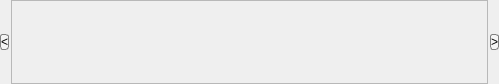
<?xml version="1.0" encoding="UTF-8"?>
<ui version="4.0">
 <class>DeBottomMenuWidget</class>
 <widget class="QWidget" name="DeBottomMenuWidget">
  <property name="geometry">
   <rect>
    <x>0</x>
    <y>0</y>
    <width>499</width>
    <height>84</height>
   </rect>
  </property>
  <property name="minimumSize">
   <size>
    <width>0</width>
    <height>0</height>
   </size>
  </property>
  <property name="windowTitle">
   <string>DeBottomMenuWidget</string>
  </property>
  <property name="styleSheet">
   <string notr="true">QPushButton
{
background-color: rgb(255, 255, 255, 0.3);
border:1px solid gray;
border-radius:3px;
font: 16pt &quot;宋体&quot;;
}

QPushButton:hover
{
	background-color: rgb(255, 255, 255);
    border:2px solid gray;
    border-radius:3px;
}

</string>
  </property>
  <layout class="QGridLayout" name="gridLayout_2">
   <property name="margin">
    <number>0</number>
   </property>
   <property name="spacing">
    <number>0</number>
   </property>
   <item row="0" column="0">
    <layout class="QGridLayout" name="gridLayout" columnstretch="0,0,0">
     <property name="horizontalSpacing">
      <number>2</number>
     </property>
     <property name="verticalSpacing">
      <number>0</number>
     </property>
     <item row="0" column="0">
      <widget class="QPushButton" name="leftBtn">
       <property name="minimumSize">
        <size>
         <width>0</width>
         <height>0</height>
        </size>
       </property>
       <property name="text">
        <string>&lt;</string>
       </property>
      </widget>
     </item>
     <item row="0" column="1">
      <widget class="QScrollArea" name="scrollArea">
       <property name="maximumSize">
        <size>
         <width>16777215</width>
         <height>16777215</height>
        </size>
       </property>
       <property name="verticalScrollBarPolicy">
        <enum>Qt::ScrollBarAlwaysOff</enum>
       </property>
       <property name="horizontalScrollBarPolicy">
        <enum>Qt::ScrollBarAlwaysOff</enum>
       </property>
       <property name="widgetResizable">
        <bool>true</bool>
       </property>
       <widget class="QWidget" name="scrollAreaWidgetContents">
        <property name="geometry">
         <rect>
          <x>0</x>
          <y>0</y>
          <width>465</width>
          <height>80</height>
         </rect>
        </property>
       </widget>
      </widget>
     </item>
     <item row="0" column="2">
      <widget class="QPushButton" name="rightBtn">
       <property name="minimumSize">
        <size>
         <width>0</width>
         <height>0</height>
        </size>
       </property>
       <property name="text">
        <string>&gt;</string>
       </property>
      </widget>
     </item>
    </layout>
   </item>
  </layout>
 </widget>
 <layoutdefault spacing="6" margin="11"/>
 <resources/>
 <connections/>
</ui>
